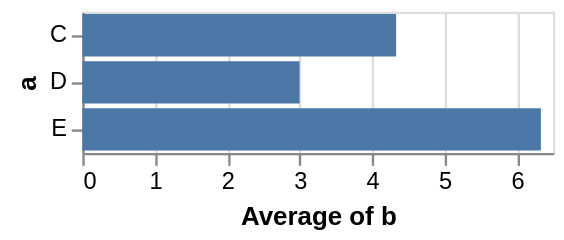

Here is the Vega-Lite specification saved for this chart:
### Vega specification from a JSON file in a GitHub repository (floating-point values rounded to 4 significant figures)
{"$schema": "https://vega.github.io/schema/vega/v5.json", "autosize": "pad", "padding": 5, "width": 200, "style": "cell", "data": [{"name": "source_0", "values": [{"a": "C", "b": 2}, {"a": "C", "b": 7}, {"a": "C", "b": 4}, {"a": "D", "b": 1}, {"a": "D", "b": 2}, {"a": "D", "b": 6}, {"a": "E", "b": 8}, {"a": "E", "b": 4}, {"a": "E", "b": 7}]}, {"name": "data_0", "source": "source_0", "transform": [{"type": "aggregate", "groupby": ["a"], "ops": ["average"], "fields": ["b"], "as": ["average_b"]}]}], "signals": [{"name": "y_step", "value": 20}, {"name": "height", "update": "bandspace(domain('y').length, 0.1, 0.05) * y_step"}], "marks": [{"name": "marks", "type": "rect", "style": ["bar"], "from": {"data": "data_0"}, "encode": {"update": {"fill": {"value": "#4c78a8"}, "x": {"scale": "x", "field": "average_b"}, "x2": {"scale": "x", "value": 0}, "y": {"scale": "y", "field": "a"}, "height": {"scale": "y", "band": true}}}}], "scales": [{"name": "x", "type": "linear", "domain": {"data": "data_0", "field": "average_b"}, "range": [0, {"signal": "width"}], "nice": true, "zero": true}, {"name": "y", "type": "band", "domain": {"data": "data_0", "field": "a", "sort": true}, "range": {"step": {"signal": "y_step"}}, "paddingInner": 0.1, "paddingOuter": 0.05}], "axes": [{"scale": "x", "orient": "bottom", "gridScale": "y", "grid": true, "tickCount": {"signal": "ceil(width/40)"}, "domain": false, "labels": false, "maxExtent": 0, "minExtent": 0, "ticks": false, "zindex": 0}, {"scale": "x", "orient": "bottom", "grid": false, "title": "Average of b", "labelFlush": true, "labelOverlap": true, "tickCount": {"signal": "ceil(width/40)"}, "zindex": 0}, {"scale": "y", "orient": "left", "grid": false, "title": "a", "zindex": 0}]}
